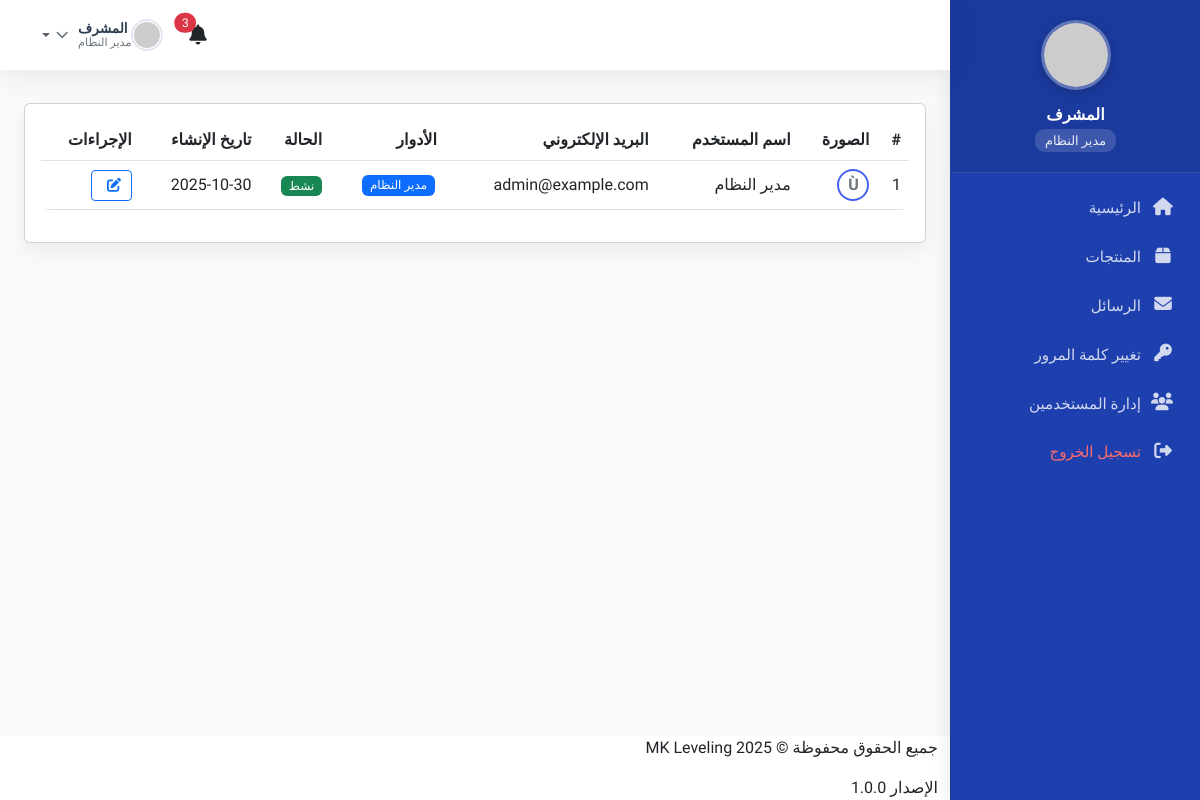
Screenshot of /admin/users/index.php (signed in) with the database file from the repository.
### tables this page shows
CREATE TABLE IF NOT EXISTS `users` (
  `id` int(11) NOT NULL AUTO_INCREMENT,
  `username` varchar(50) NOT NULL,
  `password` varchar(255) NOT NULL,
  `email` varchar(100) NOT NULL,
  `full_name` varchar(100) NOT NULL,
  `is_active` tinyint(1) DEFAULT 1,
  `created_at` timestamp DEFAULT CURRENT_TIMESTAMP,
  `updated_at` timestamp DEFAULT CURRENT_TIMESTAMP ON UPDATE CURRENT_TIMESTAMP,
  PRIMARY KEY (`id`),
  UNIQUE KEY `username` (`username`),
  UNIQUE KEY `email` (`email`)
);

### admin/users/index.php (the view, shortened to what this page needs)
<?php
require_once __DIR__ . '/../../includes/db.php';
$users = [];
$query = "SELECT u.*, GROUP_CONCAT(r.name SEPARATOR ', ') as roles
          FROM users u
          LEFT JOIN user_roles ur ON u.id = ur.user_id
          LEFT JOIN roles r ON ur.role_id = r.id
          GROUP BY u.id";
$result = $mysqli->query($query);
if ($result) {
    while ($row = $result->fetch_assoc()) {
        $users[] = $row;
    }
}
?>
<!DOCTYPE html>
<html lang="ar" dir="rtl">
<head>
    <link rel="stylesheet" href="https://cdnjs.cloudflare.com/ajax/libs/font-awesome/6.4.0/css/all.min.css">
    <link rel="stylesheet" href="../css/admin.css">
</head>
<body>
    <div class="admin-container">
        <?php include '../includes/sidebar.php'; ?>
        <main class="main-content">
            <?php include '../includes/header.php'; ?>
            <div class="content">
                <div class="page-header">
                    <h1>إدارة المستخدمين</h1>
                    <a href="add.php" class="btn btn-primary">
                    </a>
                </div>
                <div class="card">
                    <div class="card-body">
                        <div class="table-responsive">
                            <table class="table table-hover">
                                <thead>
                                    <tr>
                                        <th>#</th>
                                        <th>الصورة</th>
                                        <th>اسم المستخدم</th>
                                        <th>البريد الإلكتروني</th>
                                        <th>الأدوار</th>
                                        <th>الحالة</th>
                                        <th>تاريخ الإنشاء</th>
                                        <th>الإجراءات</th>
                                    </tr>
                                </thead>
                                <tbody>
                                    <?php foreach ($users as $user): ?>
                                        <tr>
                                            <td><?php echo $user['id']; ?></td>
                                            <td>
                                                <div class="user-avatar">
                                                    <?php echo strtoupper(substr($user['full_name'] ?? 'U', 0, 1)); ?>
                                                </div>
                                            </td>
                                            <td><?php echo htmlspecialchars($user['full_name']); ?></td>
                                            <td><?php echo htmlspecialchars($user['email']); ?></td>
                                            <td>
                                                <?php if (!empty($user['roles'])): ?>
                                                    <?php
                                                    $roles = explode(', ', $user['roles']);
                                                    foreach ($roles as $role): ?>
                                                        <span class="badge bg-primary role-badge"><?php echo $role; ?></span>
                                                    <?php endforeach; ?>
                                                <?php else: ?>
                                                    <span class="text-muted">لا توجد أدوار</span>
                                                <?php endif; ?>
                                            </td>
                                            <td>
                                                <span class="badge bg-<?php echo $user['is_active'] ? 'success' : 'secondary'; ?>">
                                                    <?php echo $user['is_active'] ? 'نشط' : 'غير نشط'; ?>
                                                </span>
                                            </td>
                                            <td><?php echo date('Y-m-d', strtotime($user['created_at'])); ?></td>
                                            <td>
                                                <div class="btn-group">
                                                    <a href="edit.php?id=<?php echo $user['id']; ?>" class="btn btn-sm btn-outline-primary">
                                                        <i class="fas fa-edit"></i>
                                                    </a>
                                                </div>
                                            </td>
                                        </tr>
                                    <?php endforeach; ?>
                                </tbody>
                            </table>
                        </div>
                    </div>
                </div>
            </div>
            <?php include '../includes/footer.php'; ?>
        </main>
    </div>
</body>
</html>

### admin/css/admin.css (style rules this page uses)
.table th, .table td { font-family: 'Tajawal', sans-serif; }
.card { border-radius: var(--border-radius); box-shadow: var(--box-shadow); margin-bottom: 20px; border: 1px solid rgba(0, 0, 0, 0.05); }
.card-body { padding: 20px; }
.btn { font-family: 'Tajawal', sans-serif; font-weight: 500; padding: 8px 16px; border-radius: 4px; transition: all 0.3s; display: inline-flex; align-items: center; justify-content: center; }
.btn i { margin-left: 5px; }
.btn-primary { background-color: var(--primary-color); border-color: var(--primary-color); }
.table { width: 100%; margin-bottom: 1rem; color: #212529; background-color: var(--white); border-radius: var(--border-radius); overflow: hidden; }
.table th { background-color: #f8f9fa; font-weight: 600; text-align: right; padding: 12px 15px; border-bottom: 2px solid #dee2e6; }
.table td { padding: 12px 15px; vertical-align: middle; border-top: 1px solid #dee2e6; }
.fas, .far { width: 1.25em; text-align: center; }
.btn-group { display: inline-flex; vertical-align: middle; }
.btn-group .btn { margin: 0; border-radius: 0; }
.btn-group .btn:first-child { border-top-right-radius: 4px; border-bottom-right-radius: 4px; }
.btn-group .btn:last-child { border-top-left-radius: 4px; border-bottom-left-radius: 4px; }
:root { --primary-color: #1e40af; --primary-hover: #1e3a8a; --secondary-color: #1e40af; --success-color: #4cc9a0; --danger-color: #f72585; --warning-color: #f77f00; --info-color: #4cc9f0; --light-bg: #f8f9fa; --dark-bg: #1a1a2e; --dark-text: #2b2d42; --light-text: #6c757d; --border-color: #e9ecef; --white: #ffffff; --sidebar-width: 260px; --header-height: 70px; --footer-height: 60px; --border-radius: 8px; --box-shadow: 0 0.5rem 1rem rgba(0, 0, 0, 0.05); --transition: all 0.3s ease; }
* { margin: 0; padding: 0; box-sizing: border-box; font-family: 'Tajawal', sans-serif; }
body { background-color: var(--light-bg); color: var(--dark-text); line-height: 1.6; direction: rtl; font-family: 'Tajawal', sans-serif; font-size: 0.9rem; overflow-x: hidden; }
a { text-decoration: none; color: inherit; transition: all 0.3s ease; }
.admin-container { display: flex; min-height: 100vh; transition: var(--transition); position: relative; padding-right: var(--sidebar-width); }
.main-content { flex: 1; min-height: 100vh; display: flex; flex-direction: column; transition: var(--transition); width: 100%; }
.content { flex: 1; padding: 1.5rem; background-color: var(--light-bg); }
.page-header { display: flex; justify-content: space-between; align-items: center; margin-bottom: 1.5rem; padding-bottom: 1rem; border-bottom: 1px solid var(--border-color); }
.page-header h1 { font-size: 1.5rem; font-weight: 600; margin: 0; color: var(--dark-text); }
.card { background: var(--white); border-radius: var(--border-radius); box-shadow: var(--box-shadow); margin-bottom: 1.5rem; border: none; transition: var(--transition); }
.card-body { padding: 1.5rem; }

### admin/css/header.css (style rules this page uses)
.user-avatar { width: 32px !important; height: 32px !important; border-radius: 50%; border: 2px solid #4361ee; padding: 1px !important; background: #fff; object-fit: cover; }
.badge { font-weight: 500; padding: 0.35em 0.65em; font-size: 0.75rem; }

### admin/users/index.php (style rules this page uses)
.user-avatar { width: 40px; height: 40px; border-radius: 50%; background-color: #e9ecef; display: flex; align-items: center; justify-content: center; font-weight: bold; color: #6c757d; }
.role-badge { font-size: 0.8rem; margin: 2px; }

### admin/includes/sidebar.php (style rules this page uses)
:root { --sidebar-width: 250px; --primary-color: #1e40af !important; --primary-light: #1e3a8a !important; --text-color: #ffffff !important; --hover-bg: rgba(255, 255, 255, 0.1) !important; --active-bg: rgba(255, 255, 255, 0.2) !important; --border-color: rgba(255, 255, 255, 0.1) !important; }

### rows the page displays
users: id "1", full_name "Ù", full_name "مدير النظام", email "admin@example.com", role "مدير النظام", is_active "نشط", created_at "2025-10-30"
